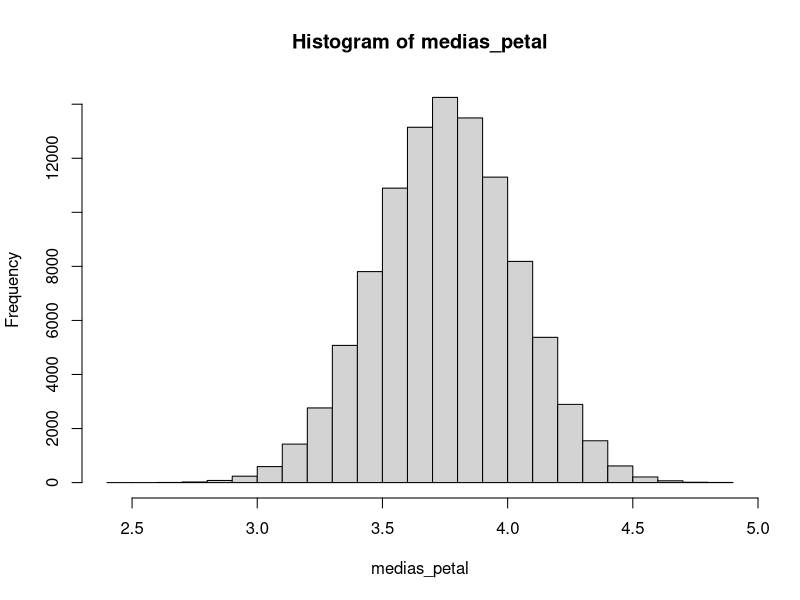

The R source for this figure:
## ---- chunk 1
knitr::opts_chunk$set(echo = TRUE)
## ---- chunk 2
medias_petal <- replicate(100000,mean(sample(iris$Petal.Length, 40, replace = TRUE)))

head(medias_petal, 10)

mean(medias_petal) 
mean(iris$Petal.Length)

# Valor medio de las medias anteriores se debe acercar al valor esperado E(X)


sd(medias_petal) 
sd(iris$Petal.Length) / sqrt(40)

# El error estándar de las medias anteriores deberia acercarse a la desviación de la población divido por raíz de n

hist(medias_petal)
## ---- chunk 3
x = c(-4, -3, -2, -1, 0, 1, 2, 3, 4)

sum(x)

length(x)

sum(x)/length(x)

mean(x)

sd(x) # desviación tipica de la muestra

var(x)

sd(x) ^ 2

sd(x) / sqrt(length(x)) # ESTO ES EL ERROR ESTÁNDAR NO SD

sqrt(var(x)) / sqrt(length(x))

var_real <- sum(x^2)/length(x) - mean(x)^2
n <- length(x)
var_muestral <- n/(n-1)*var_real


